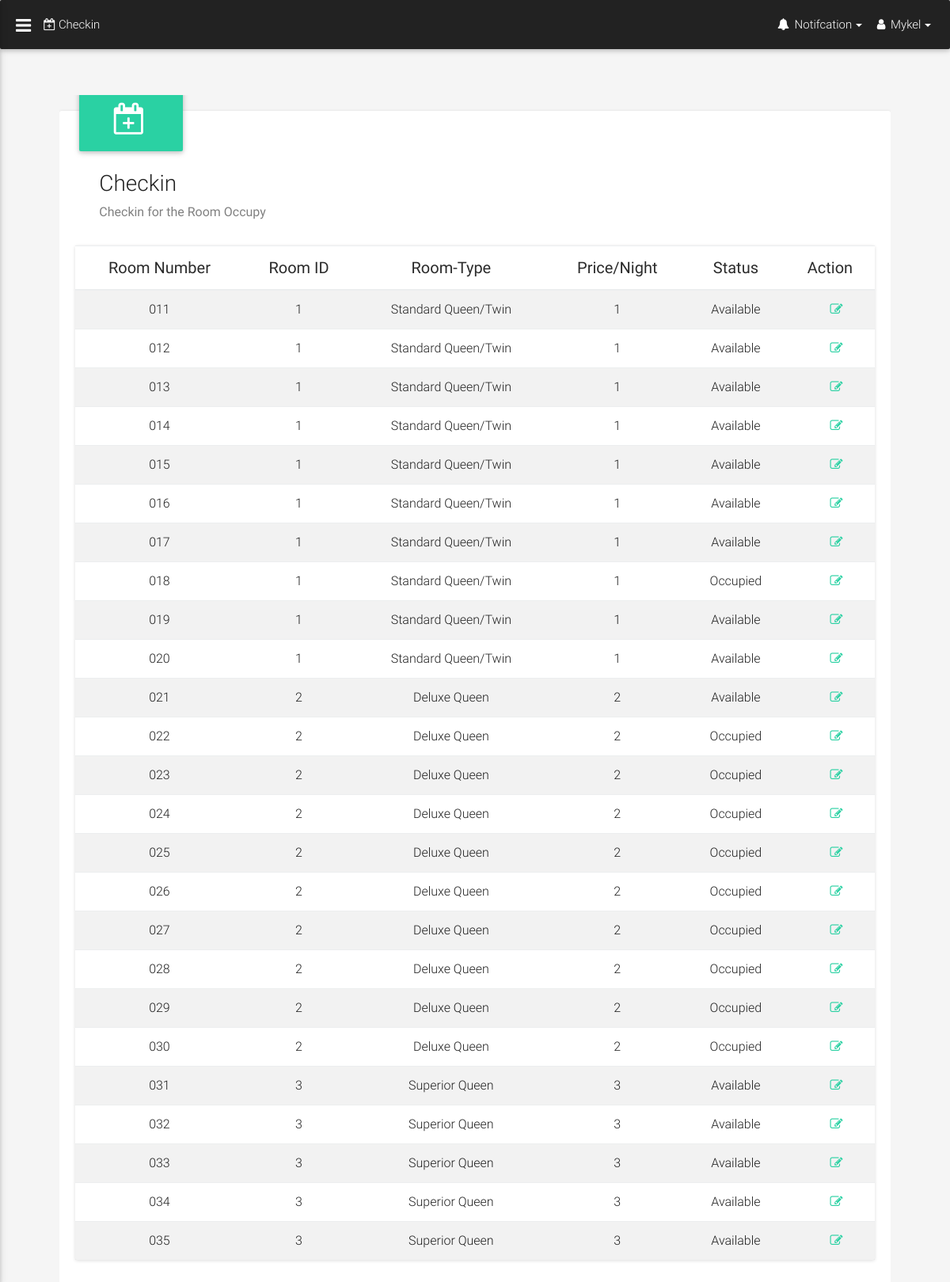
The page /include/admin/checkin.php (signed in) on the database its author committed.
### tables this page shows
CREATE TABLE `rooms` (
  `room_no` int(3) UNSIGNED ZEROFILL NOT NULL,
  `room_status` varchar(50) NOT NULL,
  `room_id` varchar(50) NOT NULL,
  `customer_no` varchar(50) NOT NULL,
  `arrival` varchar(50) NOT NULL,
  `departure` varchar(50) NOT NULL
);

CREATE TABLE `accomodation` (
  `room_id` int(11) NOT NULL,
  `room_type` varchar(1000) NOT NULL,
  `room_image` varchar(1000) NOT NULL,
  `room-price` varchar(1000) NOT NULL,
  `room-content` varchar(1500) NOT NULL,
  `room_adult` int(3) NOT NULL,
  `room_child` int(3) NOT NULL,
  `room_availability` varchar(11) NOT NULL
);

### include/admin/checkin.php (the view, shortened to what this page needs)
<!DOCTYPE html>
<html lang="en">
<head>
	<link rel="stylesheet" href="https://maxcdn.bootstrapcdn.com/font-awesome/4.7.0/css/font-awesome.min.css">
	<link href="../../asset/css/compiled.min.css" rel="stylesheet" type="text/css">
	<link href="admin-style.css" rel="stylesheet" type="text/css">
</head>
<body class="fixed-sn black-skin" style="background-color: whitesmoke">
	<nav class="navbar fixed-top navbar-toggleable-md navbar-dark scrolling-navbar double-nav">
		<div class="float-xs-left">
			<a href="#" data-activates="slide-out" class="button-collapse"><i class="fa fa-bars"></i></a>
		</div>
		<div class="mr-auto">
			<ol class="header-breadcrumb breadcrumb fp-header-breadcrumb hidden-md-down">
				<li class="breadcrumb-item"><a href="pending.php" style="font-size: 15px;font-weight: 300"><i class="fa fa-calendar-plus-o"></i> Checkin</a></li>
			</ol>
		</div>
		<ul class="nav navbar-nav ml-auto flex-row">
			<li class="nav-item dropdown">
				<li class="nav-item dropdown">
					<a class="nav-link dropdown-toggle" data-toggle="dropdown" aria-haspopup="true" aria-expanded="false"><i class="fa fa-bell"></i> <span class="hidden-sm-down">Notifcation</span></a>
					</li>
					<li class="nav-item dropdown">
						<a class="nav-link dropdown-toggle" href="#" id="navbarDropdownMenuLink" data-toggle="dropdown" aria-haspopup="true" aria-expanded="false"><i class="fa fa-user"></i> <?php echo $_SESSION['name'] ?></a>
					</li>
				</ul>
			</nav>
			<main>
				<div class="container" style="margin-top:3%;margin-left: 0">
					<div class="table-responsive margin-small-top">
						<div class="card-table">
							<div class="card-table-content">
								<div style="position:relative;top:-50px;left: -43%;">
									<button type="button" class="btn btn-tw" style="width: 13%;height: 80px;padding-left: 3%;background-color: #2ad1a3"><i class="fa fa-calendar-plus-o" aria-hidden="true" style="font-size: 40px"></i></button>
								</div>
								<div class="float-xs-left" style="margin-left:3%;margin-top:-3%;text-align: left">
									<h3>Checkin</h3>
									<p style="color:grey">Checkin for the Room Occupy</p>
								</div>
								<table class="table table-hover table-pending table-striped" style="margin-top:3%">
									<thead>
										<tr class="table-header">
											<th style="color:#2b2b2b;font-weight: 400">Room Number</th>
											<th style="color:#2b2b2b;font-weight: 400">Room ID</th>
											<th style="color:#2b2b2b;font-weight: 400">Room-Type</th>
											<th style="color:#2b2b2b;font-weight: 400">Price/Night</th>
											<th style="color:#2b2b2b;font-weight: 400">Status</th>
											<th style="color:#2b2b2b;font-weight: 400">Action</th>
										</tr>
									</thead>
									<tbody align="center" id="search_output">
										<?php
										require "../php/connection.php";
										$sql = "SELECT * FROM rooms ";
										$results = mysqli_query($db,$sql);
										if(mysqli_num_rows($results) > 0){
											while($rows = mysqli_fetch_array ($results)){
												$room = mysqli_query($db,"SELECT * FROM accomodation WHERE room_id = '$rows[2]' ");
												while ($room_row = mysqli_fetch_array($room)) {
													?>
													<tr>
														<td style="font-weight: 300"><?php echo $rows[0];?></td>
														<td style="font-weight: 300"><?php echo $rows[2];?></td>
														<td style="font-weight: 300"><?php echo $room_row[1];?></td>
														<td style="font-weight: 300"><?php echo $rows[2];?></td>
														<td style="font-weight: 300"><?php echo $rows[1]; ?></td>
														<?php
														if($rows[1] == "Occupied") {
															?>
															<td><a href="checkout_transaction.php?id=<?php echo $rows[3] ?>"><i class="fa fa-pencil-square-o" aria-hidden="true" style="color:#2ad1a3;"></i></a></td>
															<?php
														} else {
															?>
															<td><a href="validate.php?id=<?php echo $rows[2] ?>&room_id=<?php echo $rows[0] ?>"><i class="fa fa-pencil-square-o" aria-hidden="true" style="color:#2ad1a3;"></i></a></td>
														</tr>
														<?php
													}
												}
											}
										}
										else
										{
											echo "<td colspan='6'>No Pending</td>";
										}
										?>
									</tbody>
								</table>
							</div>
						</div>
					</div>
				</div>
			</main>
		</body>
		</html>

### include/admin/admin-style.css (style rules this page uses)
.card-table { text-align: center; display: inline-block; position: relative; width: 100%; margin-top:20px ; box-shadow: 0 1px 4px 0 rgba(0, 0, 0, 0.14); border-radius: 3px; color: rgba(0,0,0, 0.87); background: #fff; }
.card-table-content { padding: 15px 20px; }
.table-pending { margin-top: -30px; box-shadow: 0 1px 4px 0 rgba(0, 0, 0, 0.14); border-radius: 2px; }
.table-header th { text-align: center; font-size: 20px; color: dodgerblue; font-weight: 400; }

### include/admin/checkin.php (style rules this page uses)
header, main, footer { padding-left: 240px; }

### rows shown on the page
rooms: room_no "011", room "1", room_status "Available"
accomodation: room_type "Standard Queen/Twin"
rooms: room_no "012", room "1", room_status "Available"
rooms: room_no "013", room "1", room_status "Available"
rooms: room_no "014", room "1", room_status "Available"
rooms: room_no "015", room "1", room_status "Available"
rooms: room_no "016", room "1", room_status "Available"
rooms: room_no "017", room "1", room_status "Available"
rooms: room_no "018", room "1", room_status "Occupied"
rooms: room_no "019", room "1", room_status "Available"
rooms: room_no "020", room "1", room_status "Available"
rooms: room_no "021", room "2", room_status "Available"
accomodation: room_type "Deluxe Queen"
rooms: room_no "022", room "2", room_status "Occupied"
rooms: room_no "023", room "2", room_status "Occupied"
rooms: room_no "024", room "2", room_status "Occupied"
rooms: room_no "025", room "2", room_status "Occupied"
rooms: room_no "026", room "2", room_status "Occupied"
rooms: room_no "027", room "2", room_status "Occupied"
rooms: room_no "028", room "2", room_status "Occupied"
rooms: room_no "029", room "2", room_status "Occupied"
rooms: room_no "030", room "2", room_status "Occupied"
rooms: room_no "031", room "3", room_status "Available"
accomodation: room_type "Superior Queen"
rooms: room_no "032", room "3", room_status "Available"
rooms: room_no "033", room "3", room_status "Available"
rooms: room_no "034", room "3", room_status "Available"
rooms: room_no "035", room "3", room_status "Available"

### other values the page prints
$_SESSION['name'] "Mykel"
